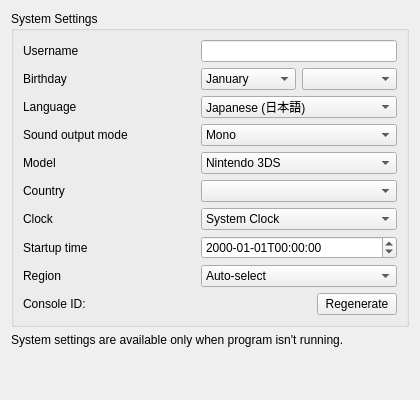
<?xml version="1.0" encoding="UTF-8"?>
<ui version="4.0">
 <class>ConfigurationSystem</class>
 <widget class="QWidget" name="ConfigurationSystem">
  <property name="geometry">
   <rect>
    <x>0</x>
    <y>0</y>
    <width>420</width>
    <height>400</height>
   </rect>
  </property>
  <property name="windowTitle">
   <string>Form</string>
  </property>
  <layout class="QHBoxLayout" name="horizontalLayout">
   <item>
    <layout class="QVBoxLayout" name="verticalLayout">
     <item>
      <widget class="QGroupBox" name="group_system_settings">
       <property name="title">
        <string>System Settings</string>
       </property>
       <layout class="QGridLayout" name="gridLayout">
        <item row="1" column="0">
         <widget class="QLabel" name="label_birthday">
          <property name="text">
           <string>Birthday</string>
          </property>
         </widget>
        </item>
        <item row="0" column="0">
         <widget class="QLabel" name="label_username">
          <property name="text">
           <string>Username</string>
          </property>
         </widget>
        </item>
        <item row="2" column="1">
         <widget class="QComboBox" name="combo_language">
          <property name="toolTip">
           <string>Note: this can be overridden when region setting is auto-select</string>
          </property>
          <item>
           <property name="text">
            <string>Japanese (日本語)</string>
           </property>
          </item>
          <item>
           <property name="text">
            <string>English</string>
           </property>
          </item>
          <item>
           <property name="text">
            <string>French (français)</string>
           </property>
          </item>
          <item>
           <property name="text">
            <string>German (Deutsch)</string>
           </property>
          </item>
          <item>
           <property name="text">
            <string>Italian (italiano)</string>
           </property>
          </item>
          <item>
           <property name="text">
            <string>Spanish (español)</string>
           </property>
          </item>
          <item>
           <property name="text">
            <string>Simplified Chinese (简体中文)</string>
           </property>
          </item>
          <item>
           <property name="text">
            <string>Korean (한국어)</string>
           </property>
          </item>
          <item>
           <property name="text">
            <string>Dutch (Nederlands)</string>
           </property>
          </item>
          <item>
           <property name="text">
            <string>Portuguese (português)</string>
           </property>
          </item>
          <item>
           <property name="text">
            <string>Russian (Русский)</string>
           </property>
          </item>
          <item>
           <property name="text">
            <string>Traditional Chinese (正體中文)</string>
           </property>
          </item>
         </widget>
        </item>
        <item row="0" column="1">
         <widget class="QLineEdit" name="edit_username">
          <property name="sizePolicy">
           <sizepolicy hsizetype="Preferred" vsizetype="Fixed">
            <horstretch>0</horstretch>
            <verstretch>0</verstretch>
           </sizepolicy>
          </property>
          <property name="maxLength">
           <number>10</number>
          </property>
         </widget>
        </item>
        <item row="1" column="1">
         <layout class="QHBoxLayout" name="horizontalLayout_birthday2">
          <item>
           <widget class="QComboBox" name="combo_birthmonth">
            <item>
             <property name="text">
              <string>January</string>
             </property>
            </item>
            <item>
             <property name="text">
              <string>February</string>
             </property>
            </item>
            <item>
             <property name="text">
              <string>March</string>
             </property>
            </item>
            <item>
             <property name="text">
              <string>April</string>
             </property>
            </item>
            <item>
             <property name="text">
              <string>May</string>
             </property>
            </item>
            <item>
             <property name="text">
              <string>June</string>
             </property>
            </item>
            <item>
             <property name="text">
              <string>July</string>
             </property>
            </item>
            <item>
             <property name="text">
              <string>August</string>
             </property>
            </item>
            <item>
             <property name="text">
              <string>September</string>
             </property>
            </item>
            <item>
             <property name="text">
              <string>October</string>
             </property>
            </item>
            <item>
             <property name="text">
              <string>November</string>
             </property>
            </item>
            <item>
             <property name="text">
              <string>December</string>
             </property>
            </item>
           </widget>
          </item>
          <item>
           <widget class="QComboBox" name="combo_birthday"/>
          </item>
         </layout>
        </item>
        <item row="2" column="0">
         <widget class="QLabel" name="label_language">
          <property name="text">
           <string>Language</string>
          </property>
         </widget>
        </item>
        <item row="3" column="0">
         <widget class="QLabel" name="label_sound">
          <property name="text">
           <string>Sound output mode</string>
          </property>
         </widget>
        </item>
        <item row="9" column="1">
         <widget class="QPushButton" name="button_regenerate_console_id">
          <property name="sizePolicy">
           <sizepolicy hsizetype="Fixed" vsizetype="Fixed">
            <horstretch>0</horstretch>
            <verstretch>0</verstretch>
           </sizepolicy>
          </property>
          <property name="layoutDirection">
           <enum>Qt::RightToLeft</enum>
          </property>
          <property name="text">
           <string>Regenerate</string>
          </property>
         </widget>
        </item>
        <item row="4" column="1">
         <widget class="QComboBox" name="combo_model">
          <item>
           <property name="text">
            <string>Nintendo 3DS</string>
           </property>
          </item>
          <item>
           <property name="text">
            <string>Nintendo 3DS XL</string>
           </property>
          </item>
          <item>
           <property name="text">
            <string>New Nintendo 3DS</string>
           </property>
          </item>
          <item>
           <property name="text">
            <string>Nintendo 2DS</string>
           </property>
          </item>
          <item>
           <property name="text">
            <string>New Nintendo 3DS XL</string>
           </property>
          </item>
          <item>
           <property name="text">
            <string>New Nintendo 2DS XL</string>
           </property>
          </item>
         </widget>
        </item>
        <item row="3" column="1">
         <widget class="QComboBox" name="combo_sound">
          <item>
           <property name="text">
            <string>Mono</string>
           </property>
          </item>
          <item>
           <property name="text">
            <string>Stereo</string>
           </property>
          </item>
          <item>
           <property name="text">
            <string>Surround</string>
           </property>
          </item>
         </widget>
        </item>
        <item row="9" column="0">
         <widget class="QLabel" name="label_console_id">
          <property name="text">
           <string>Console ID:</string>
          </property>
         </widget>
        </item>
        <item row="4" column="0">
         <widget class="QLabel" name="label_model">
          <property name="text">
           <string>Model</string>
          </property>
         </widget>
        </item>
        <item row="5" column="0">
         <widget class="QLabel" name="label_country">
          <property name="text">
           <string>Country</string>
          </property>
         </widget>
        </item>
        <item row="5" column="1">
         <widget class="QComboBox" name="combo_country"/>
        </item>
        <item row="6" column="0">
         <widget class="QLabel" name="label_init_clock">
          <property name="text">
           <string>Clock</string>
          </property>
         </widget>
        </item>
        <item row="6" column="1">
         <widget class="QComboBox" name="combo_init_clock">
          <item>
           <property name="text">
            <string>System Clock</string>
           </property>
          </item>
          <item>
           <property name="text">
            <string>Fixed Time</string>
           </property>
          </item>
         </widget>
        </item>
        <item row="7" column="0">
         <widget class="QLabel" name="label_init_time">
          <property name="text">
           <string>Startup time</string>
          </property>
         </widget>
        </item>
        <item row="7" column="1">
         <widget class="QDateTimeEdit" name="edit_init_time">
          <property name="displayFormat">
           <string>yyyy-MM-ddTHH:mm:ss</string>
          </property>
         </widget>
        </item>
        <item row="8" column="0">
         <widget class="QLabel" name="label">
          <property name="text">
           <string>Region</string>
          </property>
         </widget>
        </item>
        <item row="8" column="1">
         <widget class="QComboBox" name="region_combobox">
          <item>
           <property name="text">
            <string>Auto-select</string>
           </property>
          </item>
          <item>
           <property name="text">
            <string notr="true">JPN</string>
           </property>
          </item>
          <item>
           <property name="text">
            <string notr="true">USA</string>
           </property>
          </item>
          <item>
           <property name="text">
            <string notr="true">EUR</string>
           </property>
          </item>
          <item>
           <property name="text">
            <string notr="true">AUS</string>
           </property>
          </item>
          <item>
           <property name="text">
            <string notr="true">CHN</string>
           </property>
          </item>
          <item>
           <property name="text">
            <string notr="true">KOR</string>
           </property>
          </item>
          <item>
           <property name="text">
            <string notr="true">TWN</string>
           </property>
          </item>
         </widget>
        </item>
       </layout>
      </widget>
     </item>
     <item>
      <widget class="QLabel" name="label_disable_info">
       <property name="text">
        <string>System settings are available only when program isn't running.</string>
       </property>
       <property name="wordWrap">
        <bool>true</bool>
       </property>
      </widget>
     </item>
     <item>
      <spacer name="verticalSpacer">
       <property name="orientation">
        <enum>Qt::Vertical</enum>
       </property>
       <property name="sizeHint" stdset="0">
        <size>
         <width>20</width>
         <height>40</height>
        </size>
       </property>
      </spacer>
     </item>
    </layout>
   </item>
  </layout>
 </widget>
 <resources/>
 <connections/>
</ui>
